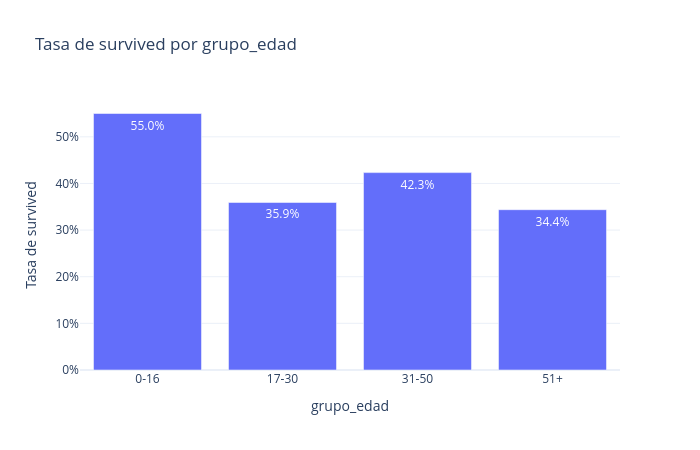

The code cell stored with this chart in its notebook:
### Markdown cell above
### ¿Y la edad?
`age` es numérica, así que la agrupamos en rangos para poder ver la tasa por grupo.

### Code cell
# Esta celda va de regalo: léela con calma y ejecútala
df_edad = df.assign(
    grupo_edad=pd.cut(df['age'], [0, 16, 30, 50, 100], labels=['0-16', '17-30', '31-50', '51+'])
)

plot_tasa_por_categoria(df_edad, 'grupo_edad', 'survived')

### Figure 1 — Plotly figure (JSON) as saved in the notebook; plotly's stock layout.template omitted (floating-point values rounded to 4 significant figures)
{"data": [{"hovertemplate": "grupo_edad=%{x}<br>survived=%{y}<extra></extra>", "legendgroup": "", "marker": {"color": "#636efa", "pattern": {"shape": ""}}, "name": "", "orientation": "v", "showlegend": false, "textposition": "auto", "texttemplate": "%{y:.1%}", "type": "bar", "x": ["0-16", "17-30", "31-50", "51+"], "xaxis": "x", "y": [0.55, 0.3592, 0.4232, 0.3438], "yaxis": "y"}], "layout": {"barmode": "relative", "height": 450, "legend": {"tracegroupgap": 0}, "title": {"text": "Tasa de survived por grupo_edad"}, "width": 700, "xaxis": {"anchor": "y", "domain": [0, 1], "title": {"text": "grupo_edad"}, "type": "category"}, "yaxis": {"anchor": "x", "domain": [0, 1], "tickformat": ".0%", "title": {"text": "Tasa de survived"}}}}
